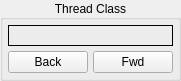
   <widget class="QGroupBox" name="gridGroupBox">
    <property name="geometry">
     <rect>
      <x>275</x>
      <y>5</y>
      <width>125</width>
      <height>81</height>
     </rect>
    </property>
    <property name="title">
     <string>Thread Class</string>
    </property>
    <property name="alignment">
     <set>Qt::AlignCenter</set>
    </property>
    <layout class="QGridLayout" name="gridLayout_3">
     <property name="leftMargin">
      <number>5</number>
     </property>
     <property name="topMargin">
      <number>5</number>
     </property>
     <property name="rightMargin">
      <number>5</number>
     </property>
     <property name="bottomMargin">
      <number>5</number>
     </property>
     <property name="spacing">
      <number>5</number>
     </property>
     <item row="1" column="0">
      <widget class="QPushButton" name="threadClassBackBtn">
       <property name="text">
        <string>Back</string>
       </property>
      </widget>
     </item>
     <item row="1" column="1">
      <widget class="QPushButton" name="threadClassFwdBtn">
       <property name="text">
        <string>Fwd</string>
       </property>
      </widget>
     </item>
     <item row="0" column="0" colspan="2">
      <widget class="QLabel" name="threadClassLbl">
       <property name="frameShape">
        <enum>QFrame::Box</enum>
       </property>
       <property name="text">
        <string/>
       </property>
       <property name="alignment">
        <set>Qt::AlignCenter</set>
       </property>
      </widget>
     </item>
    </layout>
   </widget>
